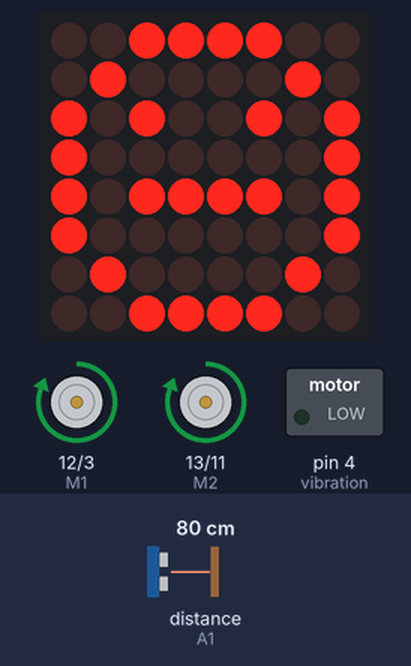
This sketch was run on a simulated Arduino Nano, built with avr-gcc and run on an emulated ATmega328P. On the bench: 8×8 LED matrix, direction and speed pins drawn as motors (green arrow = direction pin HIGH = forward, orange = LOW = backward, longer = more drive), switched loads named in the sketch (green lamp = pin HIGH). Inputs (shaded band) come from the test bench; at power-on: distance to the obstacle (sensor on A1) 80 cm. The echo pulse lasts 58.3 µs per cm.

Above: at 3.3 s.
3.4 s: distance to the obstacle (sensor on A1) set to 2 cm
At 5.0 s:
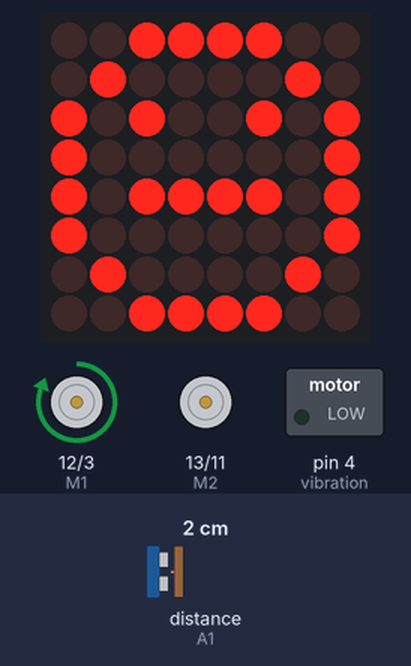
7.0 s: distance to the obstacle (sensor on A1) set to 18 cm
9.5 s: distance to the obstacle (sensor on A1) set to 22 cm
At 10.3 s:
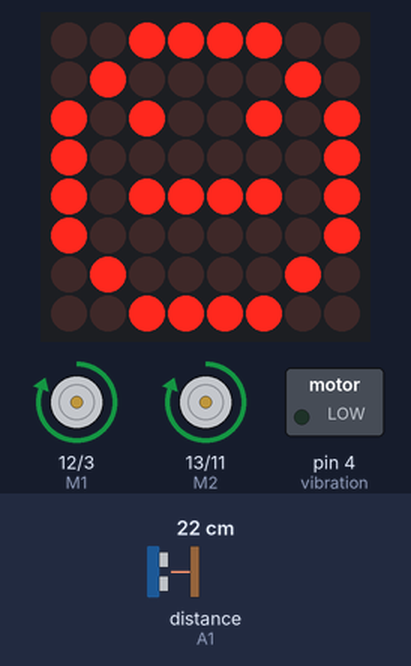
11.7 s: distance to the obstacle (sensor on A1) set to 4 cm
At 16.8 s:
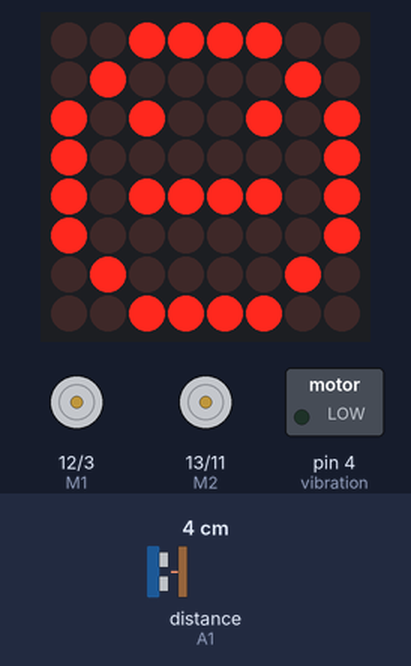
16.9 s: distance to the obstacle (sensor on A1) set to 35 cm
At 18.6 s:
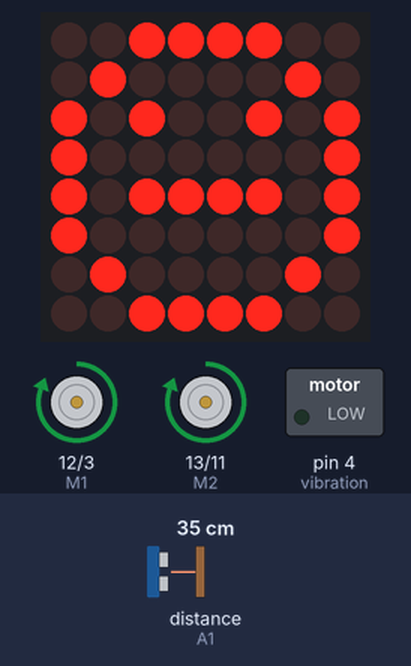
Timing chart, 0 to 20.1 s (numbered marks = the images above; inputs shaded):
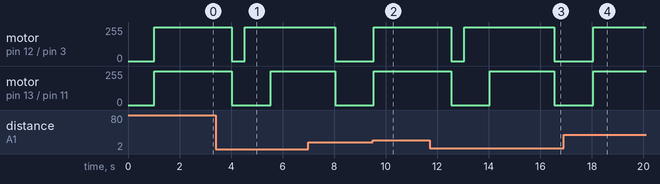

The sketch:

Main.ino
```cpp
/*

*/
#include <SD.h>
#include <TMRpcm.h>
#define SD_Chipselect 11

#include <LedControl.h>
#include <Servo.h>
#include <NewPing.h>
#include "binary.h"


int E1 = 3;
int E2 = 11;
int M1 = 12;  //two motors
int M2 = 13;
int vibration = 4; //vibration motor

int trigPin = A0;   //ultrasonic sensor
int echoPin = A1;   //
int tempSen = A3;   //temperature sensor
int ardConnect_1 = A4;   //pins for serial communication to nano
int ardConnect_2 = A5;

// define pins and other constants
//const int servo1Pin = 9;
const int max_distance = 300;
char incomingByte;
int DIN = 0;   //dot matrix display
int CLK = 1;
int CS = 2;
int maxInUse = 1;


// variables to use later on
int dist;
struct Coordinate {float x; float y;};

// create instances of servo and ping class
NewPing sonar(trigPin, echoPin, max_distance);


LedControl lc=LedControl(DIN,CLK,CS,1);


TMRpcm tmrpcm;
void setup() {
  tmrpcm.speakerPin = 9;
  tmrpcm.volume(1);

  pinMode(trigPin, OUTPUT);
  pinMode(echoPin, INPUT);
  pinMode(vibration,OUTPUT);
  pinMode(M1,OUTPUT);
  pinMode(M2,OUTPUT);
  pinMode(4, OUTPUT);


  lc.shutdown(0,false);       //The MAX72XX is in power-saving mode on startup
  lc.setIntensity(0,8);      // Set the brightness to maximum value
  lc.clearDisplay(0);
}

/* Direction control functions */
float get_angle(struct Coordinate target){
  float ang;   //relative angle between the car heading direction and target direction
               //Netative: on the left of heading direction; Positive: on the right of heading direction
  ang = atan(target.x/target.y)/3.1415926*180;
  return ang;
}

void dir_update(){
  /* This function performs turning angle calculation, and make a turn. */
  Serial.println("Updating direction! \n");

  struct Coordinate new_target = get_target_coor();
  float target_dist = get_distance(new_target);
  float ang = get_angle(new_target);

//  Serial.println("Angle is ");
//  Serial.println(ang);

  // dir = 'RIGHT turn':1, 'LEFT turn':-1
  if(ang >= 5.0){
    while(ang >= 5.0){
      new_target = get_target_coor();
      target_dist = get_distance(new_target);
      ang = get_angle(new_target);
      turn(-1);
    }
  }else if(ang <= -5.0){
    while(ang >= 5.0){
      new_target = get_target_coor();
      target_dist = get_distance(new_target);
      ang = get_angle(new_target);
      turn(-1);
    }
  }else{
    forward(255);
    forward(255);
    forward(255);
  }
}

void forward(int PWM){
  /*Moving the car straightly forward*/
  Serial.print("Moving forward...\n ");
  digitalWrite(M1,HIGH);
  digitalWrite(M2, HIGH);
  analogWrite(E1, PWM);   //PWM Speed Control
  analogWrite(E2, PWM);   //PWM Speed Control
  delay(500);
}

void Stop(){
  /*Stop the car*/
  Serial.print("Stop...\n ");
  digitalWrite(M1, LOW);
  digitalWrite(M2, LOW);
  analogWrite(E1, 0);   //PWM Speed Control
  analogWrite(E2, 0);   //PWM Speed Control
  delay(500);
}

void turn(signed int dir){
  /*Input: dir = 'RIGHT turn':1, 'LEFT turn':-1
   * M1: right wheel
   * M2: left wheel
  */
  if(dir == 1){   //right turn
    Serial.print("Turning right...\n ");
    digitalWrite(M1, HIGH);
    digitalWrite(M2, LOW);
    analogWrite(E1, 255);   //PWM Speed Control
    analogWrite(E2, 0);   //PWM Speed Control
    delay(500);
  }else{        //left turn
    Serial.print("Turning left... \n");
    digitalWrite(M1, LOW);
    digitalWrite(M2, HIGH);
    analogWrite(E1, 0);   //PWM Speed Control
    analogWrite(E2, 255);   //PWM Speed Control
    delay(500);
  }
}

/* Ultrasonic senor */
int ultrasonic_dist(){
  //Obtain readings from ultrasonic sensot
  int dist;
//  Serial.print("Ping: ");
  dist = sonar.ping_cm();
//  Serial.print(dist);
//  Serial.println("cm");
  //delay(100);
  return dist;
}

/* Getting target coordinate from Raspberry Pi */
struct Coordinate get_target_coor(){
  struct Coordinate coor;
  coor.x = 1.0;
  coor.y = 30.0;
  return coor;
}

float get_distance(struct Coordinate target){
  /* Calculate the Euclidean distance between the car's position with input point, target, of type 'struct Coordinate' */
  Serial.println("Getting distance ...");
  float dist = 0;
  dist = sqrt(sq(target.x)+sq(target.y));
  return dist;
}


void obstacle_avoid(struct Coordinate target){
  float ang = get_angle(target);
  if(ang >= 0){
    turn(1);   // Turn right
    turn(1);   // Turn right
    forward(255); // forward
    forward(255); // forward
  }else{
    turn(-1);    //Turn left
    turn(-1);    //Turn left
    forward(255); // forward
    forward(255); // forward
  }
}

void obstacle_avoid_fixed(){
  turn(-1);   // Check left side distance
  int left_dist = ultrasonic_dist();
  turn(1);

  turn(1);   // Check right side distance
  int right_dist = ultrasonic_dist();
  turn(-1); // turn back to the middle

  if(right_dist < left_dist){
    turn(-1);   // turn left
    turn(-1);
    turn(-1);
    turn(-1);
    forward(255); // forward
    forward(255); // forward
    turn(-1);   // turn left
    forward(255); // forward
    turn(1);
    forward(255); // forward
    forward(255); // forward
    turn(1);
    turn(1);
    forward(255); // forward

    turn(1);  // turn back to the middle

  }else{
    turn(1);   // turn left
    turn(1);
    turn(1);
    turn(1);
    forward(255); // forward
    forward(255); // forward
    turn(1);   // turn left
    forward(255); // forward
    turn(-1);
    forward(255); // forward
    forward(255); // forward
    turn(-1);
    turn(-1);
    forward(255); // forward

    turn(-1);  // turn back to the middle

  }
}

/***Displaying faces on the LED Matrix ***/
void face(int n){

    // happy face
byte smile[8]= {B00111100,B01000010,B10100101,B10000001,B10100101,B10011001,B01000010,B00111100};
// neutral face
byte neutral[8]={B00111100, B01000010,B10100101,B10000001,B10111101,B10000001,B01000010,B00111100};
// sad face
byte frown[8]= {B00111100,B01000010,B10100101,B10000001,B10011001,B10100101,B01000010,B00111100};

    if(n == 0){
      printByte(smile);
      delay(1000);
    }
    else if(n ==1 ){
      printByte(neutral);
      delay(1000);
    }

     else if(n==2){
      printByte(frown);
      delay(1000);
    }
}


void printByte(byte sf[])
{
  // Display sad face
  lc.setRow(0,0,sf[0]);
  lc.setRow(0,1,sf[1]);
  lc.setRow(0,2,sf[2]);
  lc.setRow(0,3,sf[3]);
  lc.setRow(0,4,sf[4]);
  lc.setRow(0,5,sf[5]);
  lc.setRow(0,6,sf[6]);
  lc.setRow(0,7,sf[7]);

}


/***Robot falling asleep***/
void naptime(){
  digitalWrite(M1, LOW);
  digitalWrite(M2, LOW);
  speakerActivate(4); //"It's nap time!"

  speakerActivate(5); //('Snoring.wav');
  delay(10);
  speakerActivate(6); //displayLCD("Wakeup.wav"); /"Ah that was a good nap! I need coffee"
  return;
}


void shiver(){
  vibration = HIGH;
  //digitalWrite(vibration,HIGH);
  delay(1000);
  vibration = LOW;
  //digitalWrite(vibration,LOW);
 }

void joke() {
  speakerActivate(5);
}


void speakerActivate(int code){
  noInterrupts();
  if (SD.begin(SD_Chipselect)){return ;}
   if(code >= 0 && code<=9){
    char file[ ] = {String(code).concat(".wav")};
    tmrpcm.play(file[0]);
    }
  interrupts();
  return;
}


void loop()
{
  //Obtain readings from ultrasonic sensot
  face(1);
  /*
  Serial.print("Ping: ");
  dist = sonar.ping_cm();
  Serial.print(dist);
  Serial.println("cm");
  delay(100);
  head();
  forward();
  */

 struct Coordinate target = get_target_coor();

   float target_dist = get_distance(target);
  Serial.print("Distance to target is ");
  Serial.print(target_dist);
  Serial.println(" cm");
  int ultra_dist = ultrasonic_dist();
  Serial.print("Distance to obstacle is ");
  Serial.print(ultra_dist);
  Serial.println(" cm");

  // If too close to any object(wither target/obstacle), < 20cm, STOP, and decide for the next move.
  if(ultra_dist <= 20){
    Stop();
    if(abs(ultra_dist-target_dist) >= 5){  // The object at front is NOT the target
       obstacle_avoid(target);
//       obstacle_avoid_fixed();
       //Because we are updating for a long time, need to refresh parameters
       target = get_target_coor();
       target_dist = get_distance(target);
       ultra_dist = ultrasonic_dist();
    }else{
      // The object at front IS the target
      while(target_dist <= 20){
        // wait until the target moves away
        //ultra_dist = ultrasonic_dist();
        target = get_target_coor();
        target_dist = get_distance(target);
        Serial.print("target distance is ");
        Serial.println(target_dist);
        Stop();
      }
    }
  }

  dir_update();
 if(get_distance(get_target_coor()) >= 30 && ultrasonic_dist() >= 20){
    forward(255);   // forward takes in a int in range (0,255) for PWM
    Serial.println("all clear, move forward to catch target!");
  }else{
    Stop();
  }


  if(Serial.available() > 0){

    incomingByte = Serial.read();
    switch((char)incomingByte){
     case 0:
      speakerActivate(0); //different user
      break;
     case 1:
      speakerActivate(0); //different user
      break;

     default:
       break;
      }
    }

}
```

Source omitted: binary.h (11205 bytes)

Measured:
- the behaviour switches between 20 and 21 cm on distance to the obstacle (sensor on A1) (found by bisection; images 1 and 2)
- after the input at 3.4 s, motor on pin 12 (M1) / pin 3 (E1): forward 255/255 → stopped after 0.63 s, → forward 255/255 0.50 s later; motor on pin 13 (M2) / pin 11 (E2): forward 255/255 → stopped after 0.63 s, → forward 255/255 1.5 s later
- after the input at 9.5 s, motor on pin 12 (M1) / pin 3 (E1): stopped → forward 255/255 after 0.04 s instead of 0.54 s; motor on pin 13 (M2) / pin 11 (E2): stopped → forward 255/255 after 0.04 s instead of 1.5 s
- after the input at 11.7 s, motor on pin 12 (M1) / pin 3 (E1): forward 255/255 → stopped after 0.84 s, → forward 255/255 0.50 s later, → stopped 3.5 s later; motor on pin 13 (M2) / pin 11 (E2): forward 255/255 → stopped after 0.84 s, → forward 255/255 1.5 s later, → stopped 2.5 s later
- after the input at 16.9 s, motor on pin 12 (M1) / pin 3 (E1): stopped → forward 255/255 after 1.2 s instead of 1.7 s; motor on pin 13 (M2) / pin 11 (E2): stopped → forward 255/255 after 1.2 s instead of 2.7 s
